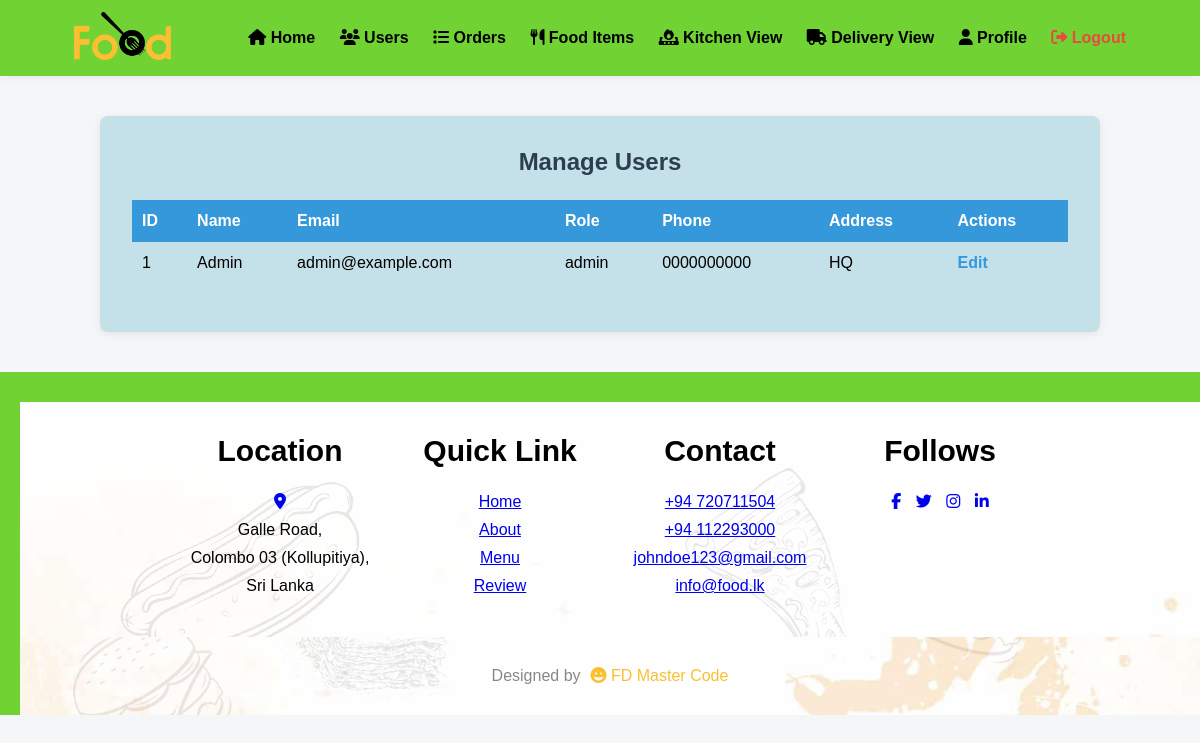
/admin/manage_users.php (signed in), run on the app's committed database.
### tables this page shows
CREATE TABLE IF NOT EXISTS users (
    User_ID                INT AUTO_INCREMENT PRIMARY KEY,
    Role                   VARCHAR(20)  NOT NULL,    
    Name                   VARCHAR(100) NOT NULL,
    Email                  VARCHAR(150) NOT NULL UNIQUE,
    Password               VARCHAR(255) NOT NULL,    
    Phone_Number           VARCHAR(20),
    Address                VARCHAR(255),
    Reset_Token            VARCHAR(64)  NULL,        
    Reset_Token_Expiry     DATETIME     NULL,
    Failed_Login_Attempts  INT NOT NULL DEFAULT 0,   
    Lockout_Until          DATETIME     NULL
);

### admin/manage_users.php (the view, shortened to what this page needs)
<?php
include '../configure.php';
?>
<!DOCTYPE html>
<html lang="en">
<head>
    <link rel="stylesheet" href="../style.css">
    <link rel="stylesheet" href="https://cdnjs.cloudflare.com/ajax/libs/font-awesome/6.5.0/css/all.min.css">
</head>
<body class="admin-body">
<?php include '../includes/admin_header.php'; ?>
<div class="admin-users-container">
    <h2>Manage Users</h2>
    <?php
    $result = mysqli_query($conn, "SELECT User_ID, Name, Email, Role, Phone_Number, Address FROM users");
    echo "<table class='admin-users-table'>";
    echo "<thead>
            <tr>
                <th>ID</th>
                <th>Name</th>
                <th>Email</th>
                <th>Role</th>
                <th>Phone</th>
                <th>Address</th>
                <th>Actions</th>
            </tr>
          </thead>
          <tbody>";
    while ($row = mysqli_fetch_assoc($result)) {
        echo "<tr>";
        echo "<td>" . (int)$row['User_ID'] . "</td>";
        echo "<td>" . htmlspecialchars($row['Name']) . "</td>";
        echo "<td>" . htmlspecialchars($row['Email']) . "</td>";
        echo "<td>" . htmlspecialchars($row['Role']) . "</td>";
        echo "<td>" . htmlspecialchars($row['Phone_Number']) . "</td>";
        echo "<td>" . htmlspecialchars($row['Address']) . "</td>";
        echo "<td class='action-links'>
                <a href='edit_user.php?id=" . (int)$row['User_ID'] . "'>Edit</a>";
        echo "</td>";
        echo "</tr>";
    }
    echo "</tbody></table>";
    ?>
</div>
<?php include '../includes/footer.php'; ?>
</body>
</html>

### style.css (style rules this page uses)
* { margin: 0; padding: 0; box-sizing: border-box; font-family: sans-serif; }
html { scroll-behavior: smooth; }
body, html { width: 100%; max-width: 100vw; overflow-x: hidden; }
body { background-image: url(image/background.jpg); background-size: cover; background-position: center; }
h2 { color: #2c3e50; margin-bottom: 24px; text-align: center; }
body.admin-body { background: #f4f6f8; }
body.admin-body { background: #f4f6f8; font-family: Arial, sans-serif; margin: 0; padding: 0; }
.action-links a { color: #3498db; text-decoration: none; margin-right: 10px; font-weight: bold; transition: color 0.2s; }
.admin-users-container { max-width: 1000px; margin: 40px auto; background: #c4e0e8; border-radius: 8px; box-shadow: 0 2px 8px rgba(0,0,0,0.08); padding: 32px; }
.admin-users-container h2 { color: #2c3e50; margin-bottom: 24px; text-align: center; }
.admin-users-table { width: 100%; border-collapse: collapse; margin-bottom: 16px; }
.admin-users-table th, .admin-users-table td { padding: 12px 10px; text-align: left; }
.admin-users-table thead th { background: #3498db; color: #fff; }

### data on the page
users: User_ID "1", Name "Admin", Email "admin@example.com", Role "admin", Phone_Number "0000000000", Address "HQ"
